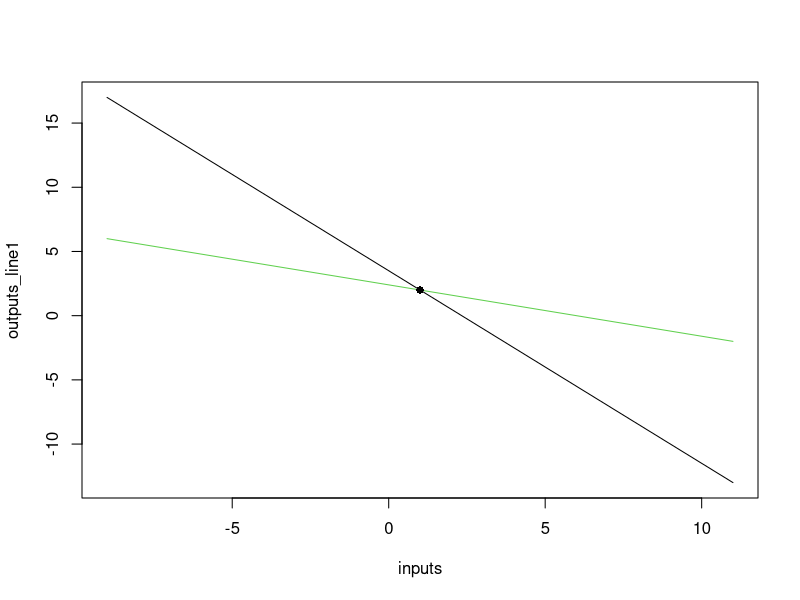
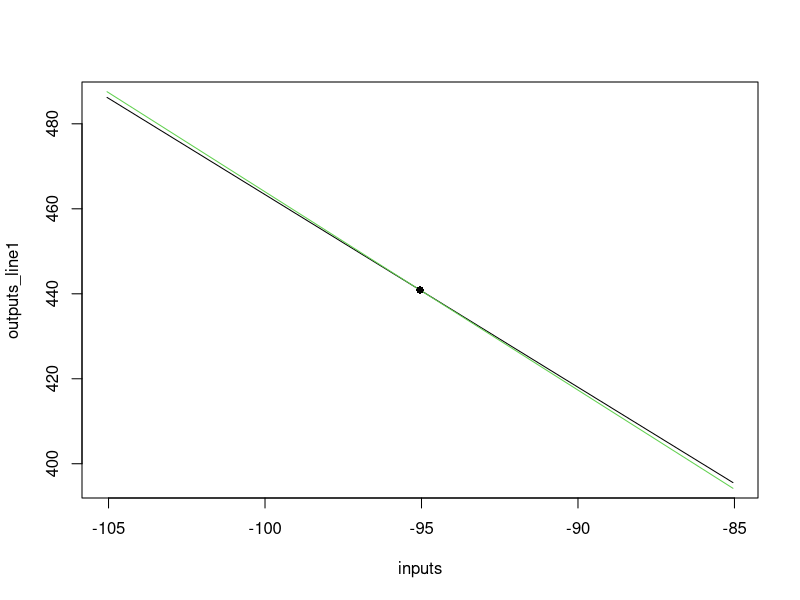
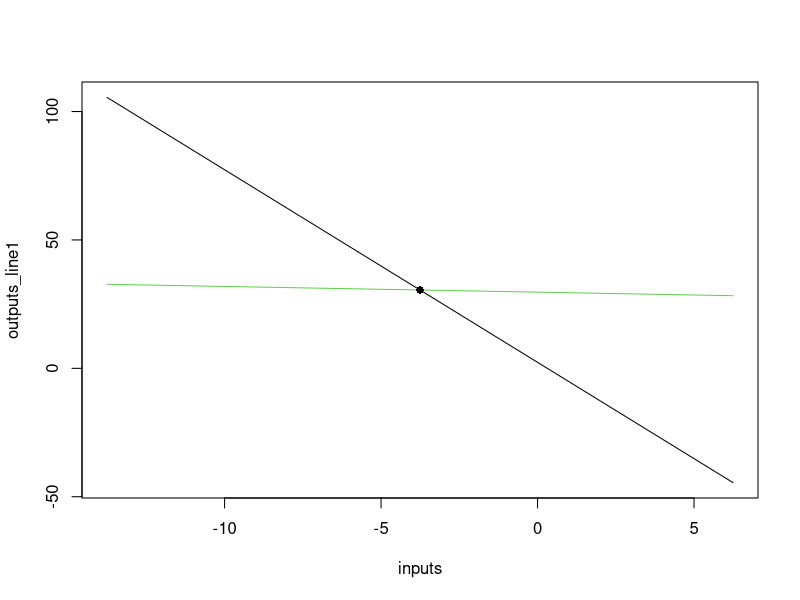

The R script that drew these images, in order:
#Between Class Work Question (Level 0)
b11 <- 3
b12 <- 2
b21 <- 2
b22 <- 5
c1 <- 7
c2 <- 12

x <- (c1*b22 - b12*c2)/(b11*b22 - b12*b21)
y <- (b11*c2 - c1*b21)/(b11*b22 - b12*b21)

#Check
b11*x+b12*y == c1
b21*x+b22*y == c2

#Graphical Check
line1 <- function(x){(c1 - b11*x)/b12}
line2 <- function(x){(c2 - b21*x)/b22}
inputs <- seq(x-10,x+10,0.1)
outputs_line1 <- line1(inputs)
outputs_line2 <- line2(inputs)
plot(inputs,outputs_line1,type="l")
lines(inputs,outputs_line2,col=3)
points(x,y,pch=16)



#Brain Gains Question 2
    #To use the results from our Between Class work, we must identify b11, b12, b21, b22, c1, and c2.
b11 <- pi
b12 <- log(2)
i <- c(1,2,3)
b21 <- sum(i^2)
b22 <- sum(i-1)
c1 <- 7
c2 <- sum(i-i^2)

x <- (c1*b22 - b12*c2)/(b11*b22 - b12*b21)
y <- (b11*c2 - c1*b21)/(b11*b22 - b12*b21)
x
y

#Check
b11*x+b12*y == c1
b21*x+b22*y == c2

#Graphical Check
line1 <- function(x){(c1 - b11*x)/b12}
line2 <- function(x){(c2 - b21*x)/b22}
inputs <- seq(x-10,x+10,0.1)
outputs_line1 <- line1(inputs)
outputs_line2 <- line2(inputs)
plot(inputs,outputs_line1,type="l")
lines(inputs,outputs_line2,col=3)
points(x,y,pch=16)



#Brain Gains Question 3
    #To use the results from our Between Class work, we must identify b11, b12, b21, b22, c1, and c2.
    #We use the properties of derivatives and sums to rewrite.
n <- seq(1,44)
b11 <- sum(n)
b12 <- 3*44
b21 <- 44*5
b22 <- b11
c1 <- 44*7
c2 <- sum(n^2)

#The "L" does not refer to the Roman Numeral system, 990 multiplied by L (the number 50).
    #That would be ridiculous!
    #As a sanity check we also can see that b11 must be smaller than c2.
        #Since c2 is the sum of the numbers 1 to 44 squared and b11 is the sum of the numbers 1 to 44.
#So, what does the "L" mean when we read in the value of b11 is "990L"?
    #Rather the "L" tells us that R has stored b11 as an integer.
    #R is storing b11 as an integer because it takes less storage space.
#We can also see that when we type b11 in the Console we see it is 990.
b11
#We can use the class() function in R to tell us how a particular variable has been saved.
    #We see b11 is saved as an integer value.
    #We see b12 is saved as a numeric value.
class(b11)
class(b12)

x <- (c1*b22 - b12*c2)/(b11*b22 - b12*b21)
y <- (b11*c2 - c1*b21)/(b11*b22 - b12*b21)
x
y

#Check
    #This check doesn't look like it worked. R says these statements are FALSE.
    #This is because R is using floating point arithmetic for the computations.
b11*x+b12*y == c1
b21*x+b22*y == c2

#Graphical Check
    #Our graphical check does help us see that the solution we found is correct.
line1 <- function(x){(c1 - b11*x)/b12}
line2 <- function(x){(c2 - b21*x)/b22}
inputs <- seq(x-10,x+10,0.1)
outputs_line1 <- line1(inputs)
outputs_line2 <- line2(inputs)
plot(inputs,outputs_line1,type="l")
lines(inputs,outputs_line2,col=3)
points(x,y,pch=16)